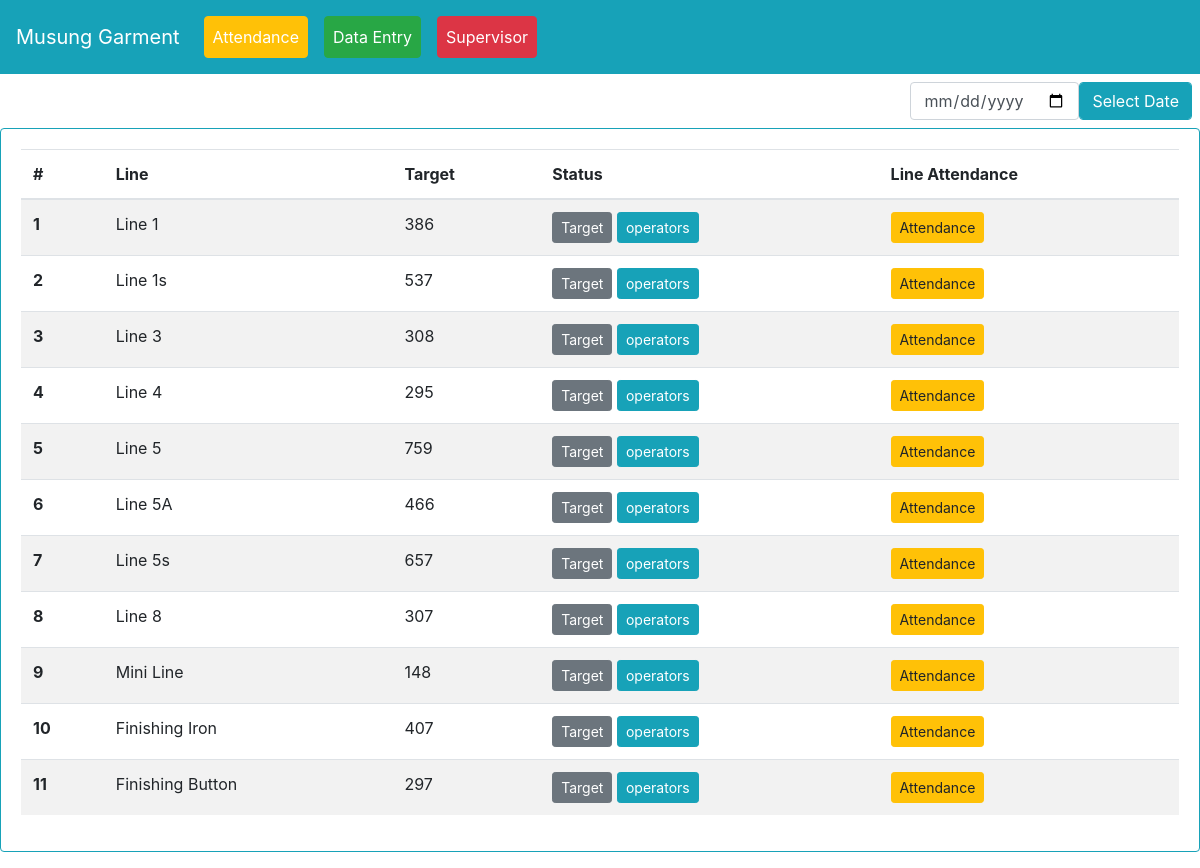
/, run on an earlier commit of the app's database.
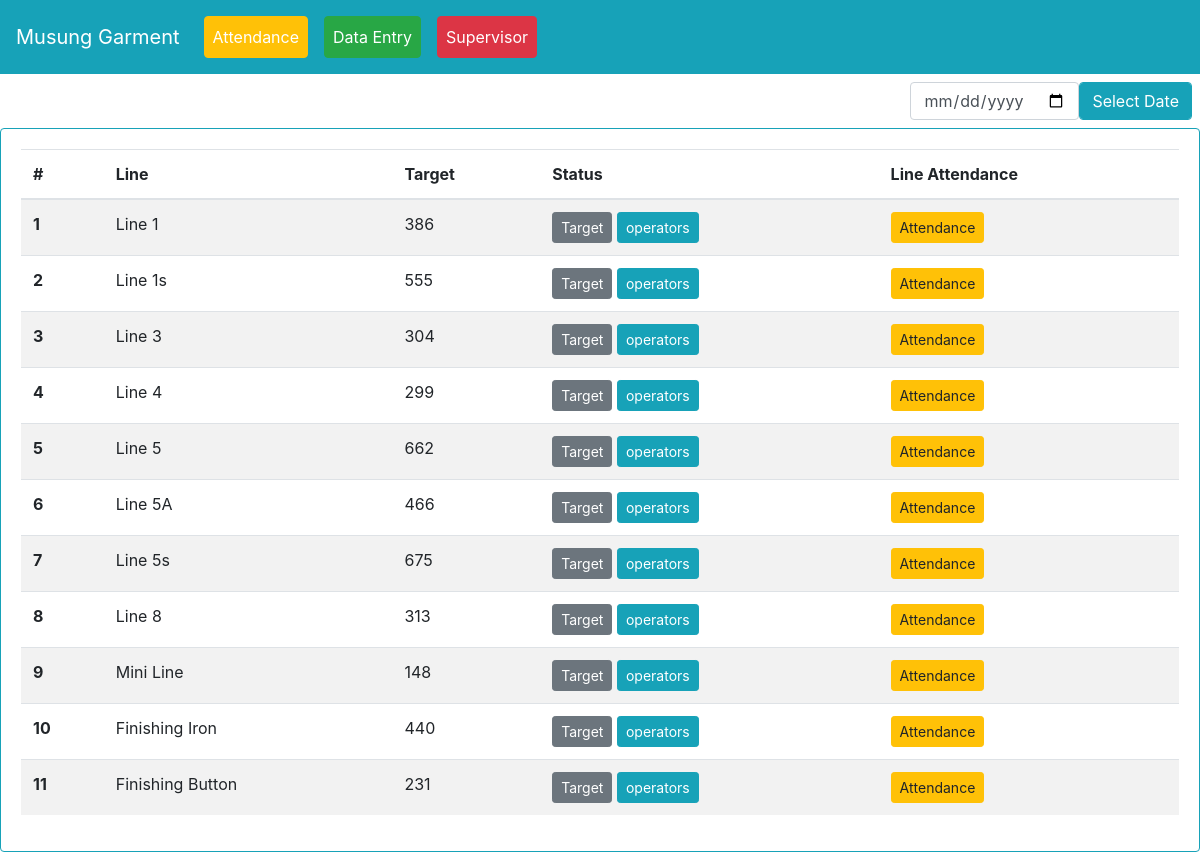
And on a later commit of the database.
### myapp/models.py (models this page shows, shortened)
class line(models.Model):
    line_name = models.CharField(max_length=255)
    target = models.PositiveIntegerField(default=0)

### myapp/views.py (the view)
# urls.py: path('', views.linelist, name='linelist'),
def linelist(request):
    lis = line.objects.all()
    context = {'lis':lis}
    return render(request, 'line.html', context)

### templates/line.html (shortened to what this page needs)
{% extends 'base.html' %}
{% block content %}
<div class="d-flex justify-content-end">
  <form method="post" action="{% url 'myapp:attendance_backdate' %}">{% csrf_token %}
    <div class="row m-2">
      <input type="date" name="duedate"  class="form-control col datepicker">
      <input type="submit" class="form-control btn btn-md btn-info col" value="Select Date">
    </div>
  </form>
</div>
<div class="card border-info mb-3">
  <div class="card-body">
<table class="table table-striped" id="invlist">
  <thead>
    <tr class="lilisttr">
      <th scope="col">#</th>
      <th scope="col">Line</th>
      <th scope="col">Target</th>
      <th scope="col">Status</th>
      <th scope="col">Line Attendance</th>
    </tr>
  </thead>
  <tbody id="linelistTbl">
  	{% for i in lis %}
    <tr class="linetr">
      <th scope="row" class="lid">{{i.id}}</th>
      <td>{{i.line_name}}</td>
      <td>{{i.target}}</td>
      <td>
<button type="button" class="btn btn-sm btn-secondary" data-toggle="modal" data-target="#lineu-{{i.id}}">
  Target
</button>
    <a href="{% url 'myapp:operatoratt' i.id %}" class="btn btn-sm btn-info">operators</a>
      </td>
      <td>
        <button type="button" class="lineatt btn btn-sm btn-warning">Attendance</button>
      </td>
    </tr>
    {% endfor %}
  </tbody>
</table>
  </div>
</div>
{% endblock content %}

What changed in the data, as far as the page shows it:
changed line "Line 1s": target "537" → "555"
changed line "Line 3": target "308" → "304"
changed line "Line 4": target "295" → "299"
changed line "Line 5": target "759" → "662"
changed line "Line 5s": target "657" → "675"
changed line "Line 8": target "307" → "313"
changed line "Finishing Iron": target "407" → "440"
changed line "Finishing Button": target "297" → "231"
